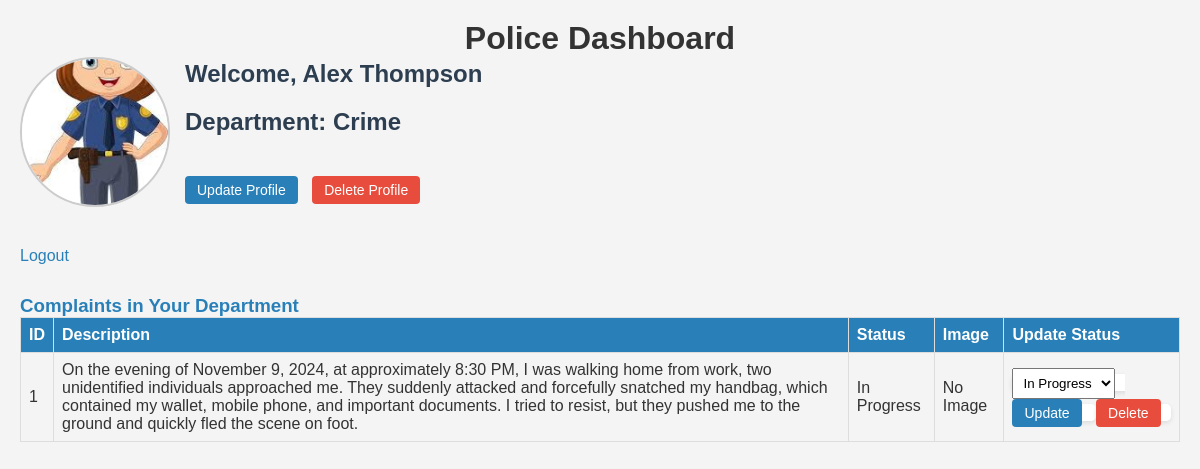
/police/dashboard (signed in), run on the app's committed database.
### tables this page shows
CREATE TABLE police (
            id INTEGER PRIMARY KEY,
            name TEXT NOT NULL,
            mobile TEXT UNIQUE NOT NULL,
            password TEXT NOT NULL,
            department TEXT NOT NULL,
            profile_image TEXT
        );

CREATE TABLE complaints (
            id INTEGER PRIMARY KEY,
            citizen_id INTEGER NOT NULL,
            description TEXT NOT NULL,
            status TEXT DEFAULT 'Pending',
            image TEXT,
            department TEXT NOT NULL,
            police_id INTEGER,  -- Add this line to store assigned police officer ID
            FOREIGN KEY (citizen_id) REFERENCES citizens(id),
            FOREIGN KEY (police_id) REFERENCES police(id)
        );

### app.py (the view)
@app.route('/police/dashboard', methods=['GET'])
def police_dashboard():
    if 'police_id' not in session:
        return redirect(url_for('police_login'))
    police_id = session['police_id']
    department = session['department']
    conn = get_db_connection()
    cursor = conn.cursor()
    cursor.execute('SELECT * FROM police WHERE id = ?', (police_id,))
    police = cursor.fetchone()
    cursor.execute('SELECT * FROM complaints WHERE department = ?', (department,))
    complaints = cursor.fetchall()
    conn.close()
    return render_template('police_dashboard.html', police=police, complaints=complaints)

### app.py (called while the page is built)
def get_db_connection():
    conn = sqlite3.connect('database.db')
    conn.row_factory = sqlite3.Row
    return conn

### templates/police_dashboard.html (shortened to what this page needs)
<!DOCTYPE html>
<html lang="en">
<head>
    <link rel="stylesheet" href="{{ url_for('static', filename='style.css') }}">
</head>
<body>
    <h1>Police Dashboard</h1>
    <div class="profile-container">
        {% if police['profile_image'] %}
            <img src="{{ url_for('static', filename='uploads/' + police['profile_image']) }}" alt="Profile Picture" class="profile-image">
        {% else %}
            <p>No profile picture available.</p>
        {% endif %}
    <div class = "profile-actions">
        <h2>Welcome, {{ police['name'] }}</h2>
        <h2>Department: {{ session['department'] }}</h2>
        <div class="button-container">
            <a href="{{ url_for('police_update_profile') }}" class="button">Update Profile</a>
            <a href="{{ url_for('police_delete_profile') }}" class="button delete" onclick="return confirm('Are you sure you want to delete your profile? This action cannot be undone.');">Delete Profile</a>
        </div>
    </div>
    </div>
    <a href="{{ url_for('police_logout') }}">Logout</a>
    <h3>Complaints in Your Department</h3>
    {% if complaints %}
        <table>
            <thead>
                <tr>
                    <th>ID</th>
                    <th>Description</th>
                    <th>Status</th>
                    <th>Image</th>
                    <th>Update Status</th>
                </tr>
            </thead>
            <tbody>
                {% for complaint in complaints %}
                    <tr>
                        <td>{{ complaint['id'] }}</td>
                        <td>{{ complaint['description'] }}</td>
                        <td>{{ complaint['status'] }}</td>
                        <td>
                            {% if complaint['image'] %}
                                <img src="{{ url_for('static', filename='uploads/' ~ complaint['image']) }}" alt="Complaint Image" width="100">
                            {% else %}
                                No Image
                            {% endif %}
                        </td>
                        <td>
                            <form action="{{ url_for('police_update', complaint_id=complaint['id']) }}" method="POST">
                                <select name="status">
                                    <option value="In Progress" {% if complaint['status'] == 'In Progress' %}selected{% endif %}>In Progress</option>
                                </select>
                                <button type="submit" class="button">Update</button>
                            </form>
                            <form action="/complaint/delete/{{ complaint['id'] }}" method="POST" style="display:inline;">
                                <button type="submit" class="button delete" onclick="return confirm('Are you sure you want to delete this complaint?');">Delete</button>
                            </form>
                        </td>
                    </tr>
                {% endfor %}
            </tbody>
        </table>
    {% else %}
        <p>No complaints found for your department.</p>
    {% endif %}
</body>
</html>

### static/style.css (style rules this page uses)
* { box-sizing: border-box; margin: 0; padding: 0; font-family: Arial, sans-serif; }
body { background-color: #f4f4f4; color: #333; }
h2 { margin-bottom: 20px; }
form { background: white; padding: 20px; border-radius: 5px; box-shadow: 0 2px 5px rgba(0, 0, 0, 0.1); }
button { background-color: #4CAF50; color: white; padding: 10px; border: none; border-radius: 4px; cursor: pointer; }

### templates/police_dashboard.html (style rules this page uses)
body { font-family: Arial, sans-serif; margin: 0; padding: 20px; background-color: #f4f4f4; }
h1 { text-align: center; }
h2 { color: #2c3e50; margin-bottom: 20px; }
h3 { color: #2980b9; margin-top: 30px; }
table { width: 100%; border-collapse: collapse; margin-bottom: 30px; }
th, td { border: 1px solid #ddd; padding: 8px; text-align: left; }
th { background-color: #2980b9; color: white; }
form { display: inline; margin: none; padding: 0; }
select { padding: 6px; margin-right: 10px; }
.button { display: inline-block; padding: 6px 12px; background-color: #2980b9; color: white; text-decoration: none; border: none; margin-right: 10px; text-align: center; border-radius: 4px; cursor: pointer; font-size: 14px; transition: background-color 0.3s; }
.button.delete { background-color: #e74c3c; }
a { display: inline-block; margin-top: 20px; text-decoration: none; color: #2980b9; }
.profile-image { width: 150px; height: 150px; border-radius: 50%; object-fit: cover; border: 2px solid #ccc; }
.profile-container { display: flex; align-items: center; gap: 15px; margin-bottom: 20px; }

### data on the page
police: profile_image (picture), name "Alex Thompson"
complaints: id "1", description "On the evening of November 9, 2024, at approximately 8:30 PM, I was walking home from work, two unidentified individuals approached me. They suddenly attacked and forcefully snatched my handbag, which contained my wallet, mobile phone, and important documents. I tried to resist, but they pushed me to the ground and quickly fled the scene on foot.", status "In Progress", image "No Image"

### other printed values
{{ session['department'] }} "Crime"
